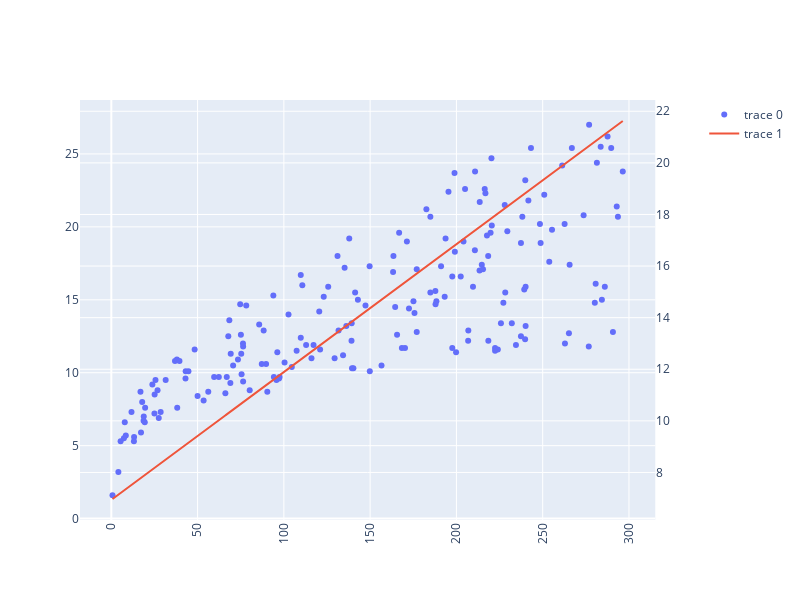

The notebook cell saved with this chart:
### Code cell
trace1= go.Scatter(mode='markers', x=sales_data['TV'], y=sales_data['Sales'])
trace2 = go.Scatter(x=sales_data['TV'], y=sales_data['TV'] * lr.coef_ + lr.intercept_)

fig = make_subplots(specs=[[{"secondary_y": True}]])
fig.add_trace(trace1)
fig.add_trace(trace2,secondary_y=True)
fig['layout'].update(height = 600, width = 800,xaxis=dict(
      tickangle=-90
    ))
fig.show()

### Figure 1 — Plotly figure (JSON) as saved in the notebook; plotly's stock layout.template omitted (floating-point values rounded to 4 significant figures; data arrays with more than 128 entries replaced by an {"elided": "..."} marker saying what was removed)
{"data": [{"mode": "markers", "type": "scatter", "x": {"elided": "190 float values"}, "y": {"elided": "190 float values"}}, {"type": "scatter", "x": {"elided": "190 float values"}, "xaxis": "x", "y": {"elided": "190 float values"}, "yaxis": "y2"}], "layout": {"height": 600, "width": 800, "xaxis": {"anchor": "y", "domain": [0, 0.94], "tickangle": -90}, "yaxis": {"anchor": "x", "domain": [0, 1]}, "yaxis2": {"anchor": "x", "overlaying": "y", "side": "right"}}}
